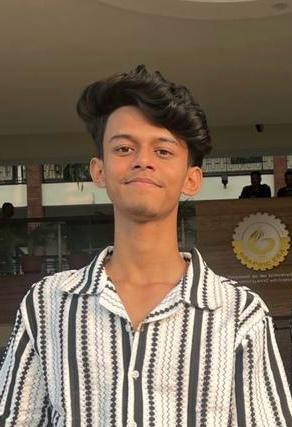
#> input picture database/2318169/2318169.jpg, 292 x 427 px
$ python -i face_recognition_service.py   (imports and definitions only)   (older library calls are emulated)
#> lines starting #> are read from the running program, lines starting #| are printed output that depends on the picture
import cv2
import numpy as np
from database import get_all_students, mark_attendance
import base64
from io import BytesIO
from PIL import Image
import os

# Try to import face_recognition, fallback to OpenCV if not available
# [8 lines not run here, left out]

class FaceRecognitionService:
    def __init__(self):
        self.known_face_encodings = []
        self.known_face_names = []
        self.known_face_ids = []
        self.known_face_rolls = []
        self.tolerance = 0.6

        if not USE_FACE_RECOGNITION:
            self.face_cascade = cv2.CascadeClassifier(cv2.data.haarcascades + 'haarcascade_frontalface_default.xml')

        self.load_known_faces()

    # [313 lines left out: functions load_known_faces, encode_face_from_image, _encode_with_face_recognition, _encode_with_opencv, _create_opencv_encoding, process_frame and 3 more, not called in this run]

    def get_current_time(self):
        from datetime import datetime
        return datetime.now().strftime("%I:%M:%S %p")

>>> import cv2
>>> picture = cv2.imread('../database/2318169/2318169.jpg', cv2.IMREAD_GRAYSCALE)
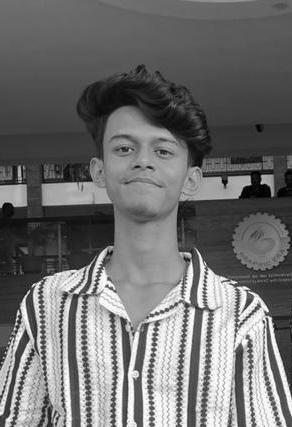
#> picture: shape (427, 292); min 0, max 255, mean 111.3
#> (the run stopped early here; a loop or call above may not have finished)
